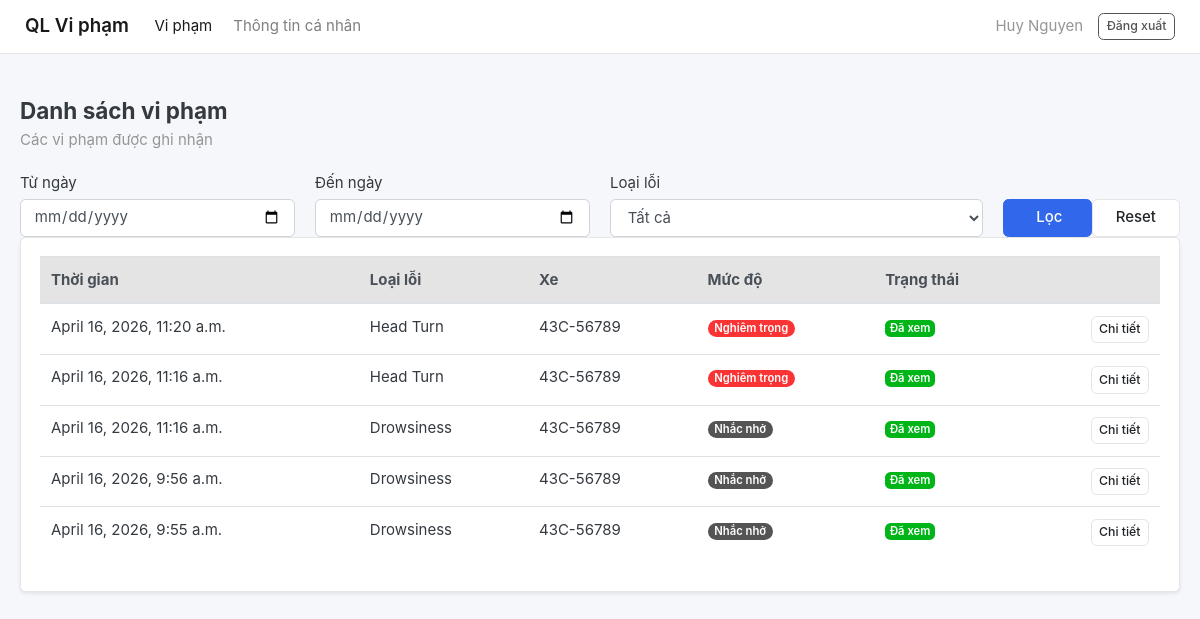
Before: /violations/list/ (signed in) with the older database file.
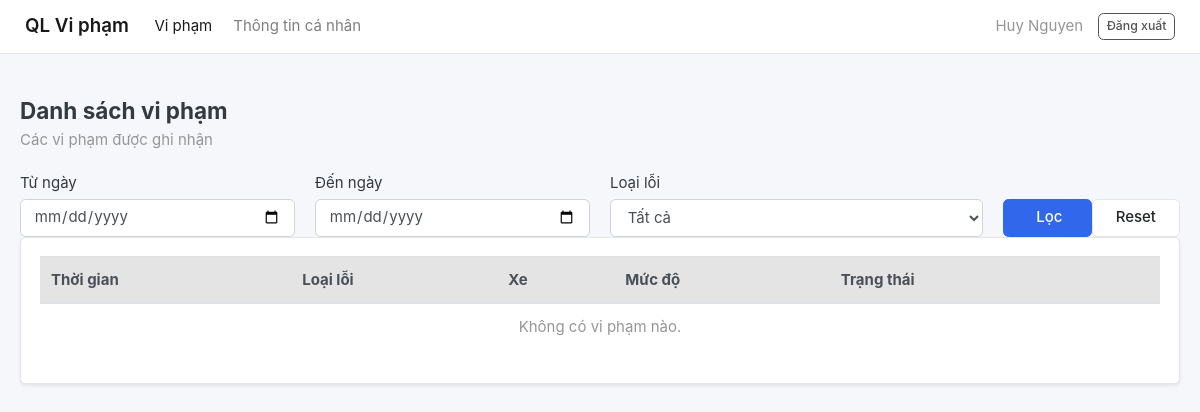
After: the same page with the newer database file.
### accounts/models.py (models this page shows, shortened)
class Account(AbstractBaseUser):
    first_name = models.CharField(max_length=50)
    last_name = models.CharField(max_length=50)
    username = models.CharField(max_length=50, unique=True)
    email = models.EmailField(max_length=100, unique=True)
    phone_number = models.CharField(max_length=15, blank=True)
    card_uid = models.CharField(max_length=50, unique=True, null=True, blank=True)
    date_joined = models.DateTimeField(auto_now_add=True)
    last_login = models.DateTimeField(auto_now=True)
    is_admin = models.BooleanField(default=False)
    is_staff = models.BooleanField(default=False)
    is_active = models.BooleanField(default=True)
    is_superadmin = models.BooleanField(default=False)
    USERNAME_FIELD = 'email'
    REQUIRED_FIELDS = ['username', 'first_name', 'last_name']
    objects = MyAccountManager()
    def get_full_name(self):
        return f"{self.first_name} {self.last_name}"

### violations/models.py (models this page shows, shortened)
class Violation(models.Model):
    STATUS_CHOICES = [
        ('pending', 'Pending'),
        ('confirmed', 'Confirmed'),
        ('dismissed', 'Dismissed'),
        ('appealed', 'Appealed'),
    ]
    category = models.ForeignKey(Category, on_delete=models.CASCADE)
    reporter = models.ForeignKey(Account, on_delete=models.CASCADE)
    vehicle = models.ForeignKey(Vehicle, on_delete=models.CASCADE)
    title = models.CharField(max_length=200, default="Violation Report")
    description = models.TextField()
    reported_at = models.DateTimeField(auto_now_add=True)
    image = models.ImageField(upload_to='violations/', null=True, blank=True)
    video = models.FileField(upload_to='violations/videos/', null=True, blank=True)
    viewed = models.BooleanField(default=False)
    status = models.CharField(max_length=20, choices=STATUS_CHOICES, default='pending')
    class Meta:
        verbose_name = "Violation"
        verbose_name_plural = "Violations"
        ordering = ['-reported_at']

### categories/models.py (models this page shows, shortened)
class Category(models.Model):
    name = models.CharField(max_length=100)
    description = models.TextField(blank=True, null=True)
    severality_level = models.IntegerField(default=1)
    is_active = models.BooleanField(default=True)
    created_at = models.DateTimeField(auto_now_add=True)
    class Meta:
        verbose_name = "Category"
        verbose_name_plural = "Categories"
        ordering = ['name']

### vehicles/models.py (models this page shows, shortened)
class Vehicle(models.Model):
    license_plate = models.CharField(max_length=20, unique=True)
    model = models.CharField(max_length=100)
    registration_date = models.DateField()

### violations/views.py (the view)
# urls.py: path('list/', views.violation_list, name='violation_list'),
@login_required
def violation_list(request):
    qs = Violation.objects.filter(reporter=request.user).select_related(
        "category", "vehicle", "reporter"
    ).order_by("-reported_at")
    from_date_str = request.GET.get("from_date", "").strip()
    to_date_str = request.GET.get("to_date", "").strip()
    selected_category = request.GET.get("category", "").strip()
    from_date = parse_date(from_date_str) if from_date_str else None
    to_date = parse_date(to_date_str) if to_date_str else None
    if from_date:
        qs = qs.filter(reported_at__date__gte=from_date)
    if to_date:
        qs = qs.filter(reported_at__date__lte=to_date)
    if selected_category:
        qs = qs.filter(category_id=selected_category)
    context = {
        "violations": qs,
        "links": Category.objects.all().order_by("name"),  # danh sách category cho dropdown
        "from_date": from_date_str,
        "to_date": to_date_str,
        "selected_category": selected_category,
    }
    return render(request, "violation_list.html", context)

### categories/context_processors.py (called while the page is built)
def menu_links(request):
    links = Category.objects.all()
    return dict(links=links)

### templates/violation_list.html (shortened to what this page needs)
{% extends "base.html" %} {% block content %}
<div class="container">
  <div class="page-header d-flex justify-content-between align-items-center">
    <div>
      <h4 class="mb-1">Danh sách vi phạm</h4>
      <div class="text-muted">Các vi phạm được ghi nhận</div>
    </div>
  </div>
  <form method="get" class="row g-3 align-items-end">
  <div class="col-md-3">
    <label class="form-label">Từ ngày</label>
    <input type="date" class="form-control" name="from_date" value="{{ from_date|default:'' }}">
  </div>
  <div class="col-md-3">
    <label class="form-label">Đến ngày</label>
    <input type="date" class="form-control" name="to_date" value="{{ to_date|default:'' }}">
  </div>
  <div class="col-md-4">
    <label class="form-label">Loại lỗi</label>
    <select class="form-control" name="category">
      <option value="">Tất cả</option>
    </select>
  </div>
  <div class="col-md-2 d-flex gap-2">
    <button class="btn btn-primary w-100" type="submit">
       Lọc
    </button>
    <a class="btn btn-light w-100" href="{% url 'violation_list' %}">
      Reset
    </a>
  </div>
</form>
  <div class="card shadow-sm">
    <div class="card-body">
      <table class="table table-hover">
        <thead class="thead-light">
          <tr>
            <th>Thời gian</th>
            <th>Loại lỗi</th>
            <th>Xe</th>
            <th>Mức độ</th>
            <th>Trạng thái</th>
            <th></th>
          </tr>
        </thead>
        <tbody>
          {% if not violations %}
          <tr>
            <td colspan="6" class="text-center text-muted">
              Không có vi phạm nào.
            </td>
          </tr>
          {% endif %}
          {% for violation in violations %}
          <tr>
            <td>{{ violation.reported_at }}</td>
            <td>{{violation.category.name}}</td>
            <td>{{ violation.vehicle.license_plate }}</td>
            <td>
              <span
                class="badge badge-pill {% if violation.category.severality_level == 2 %} badge-danger {% else %} badge-secondary {% endif %}"
              >
                {% if violation.category.severality_level == 2 %} Nghiêm trọng
                {% else %} Nhắc nhở {% endif %}
              </span>
            </td>
            <td>
              {% if violation.viewed %}
              <span class="badge badge-success">Đã xem</span>
              {% else %}
              <span class="badge badge-light border">Chưa xem</span>
              {% endif %}
            <td class="text-right">
              <a class="btn btn-light btn-sm" href="{% url 'violation_detail' violation.id %}">
  Chi tiết
</a>
            </td>
          </tr>
          {% endfor %}
        </tbody>
      </table>
    </div>
  </div>
</div>
{% endblock %}

### templates/base.html (shortened to what this page needs)
{% load static %}
<!doctype html>
<html lang="vi">
  <head>
    <link rel="stylesheet" href="{% static 'css/bootstrap.css' %}" />
    <link rel="stylesheet" href="{% static 'css/ui.css' %}" />
    <link rel="stylesheet" href="{% static 'css/responsive.css' %}" />
  </head>
  <body>
    <nav class="navbar navbar-expand-lg navbar-light bg-white border-bottom">
      <div class="container">
        <a
          class="navbar-brand font-weight-bold"
          href="{% url 'violation_list' %}"
          >QL Vi phạm</a
        >
        <ul class="navbar-nav mr-auto">
          <li
            class="nav-item {% if request.resolver_match.url_name == 'violation_list' %}active{% endif %}"
          >
            <a class="nav-link" href="{% url 'violation_list' %}">Vi phạm</a>
          </li>
          <li class="nav-item">
            <a class="nav-link" href="{% url 'profile' %}">Thông tin cá nhân</a>
          </li>
        </ul>
        <div class="d-flex align-items-center">
          {% if request.user.is_authenticated %}
          <span class="text-muted mr-3">
            {{ request.user.get_full_name|default:request.user.email }}
          </span>
          <a class="btn btn-outline-secondary btn-sm" href="{% url 'logout' %}">
            Đăng xuất
          </a>
          {% else %}
          <a class="btn btn-primary btn-sm" href="{% url 'login' %}">
            Đăng nhập
          </a>
          {% endif %}
        </div>
      </div>
    </nav>
    <main class="container py-4">
       {% block content %}{% endblock %}
    </main>
  </body>
</html>

### static/css/ui.css (style rules this page uses)
html { font-family: "Inter", sans-serif; font-size: 15px; }
.bg-white { background-color: #fff; }
.btn-light { background-color: #fff; border-color: #e4e4e4; }

### templates/base.html (style rules this page uses)
body { background: #f6f7fb; }
.page-header { padding: 20px 0; }

Changed rows visible on the page:
removed Violation: reported_at "April 16, 2026, 11:20 a.m.", category.name "Head Turn", vehicle.license_plate "43C-56789", shows "Nghiêm trọng", viewed "Đã xem"
removed Violation: reported_at "April 16, 2026, 11:16 a.m.", category.name "Head Turn", vehicle.license_plate "43C-56789", shows "Nghiêm trọng", viewed "Đã xem"
removed Violation: reported_at "April 16, 2026, 11:16 a.m.", category.name "Drowsiness", vehicle.license_plate "43C-56789", shows "Nhắc nhở", viewed "Đã xem"
removed Violation: reported_at "April 16, 2026, 9:56 a.m.", category.name "Drowsiness", vehicle.license_plate "43C-56789", shows "Nhắc nhở", viewed "Đã xem"
removed Violation: reported_at "April 16, 2026, 9:55 a.m.", category.name "Drowsiness", vehicle.license_plate "43C-56789", shows "Nhắc nhở", viewed "Đã xem"
Other visible differences:
text now shown: "Không có vi phạm nào."
